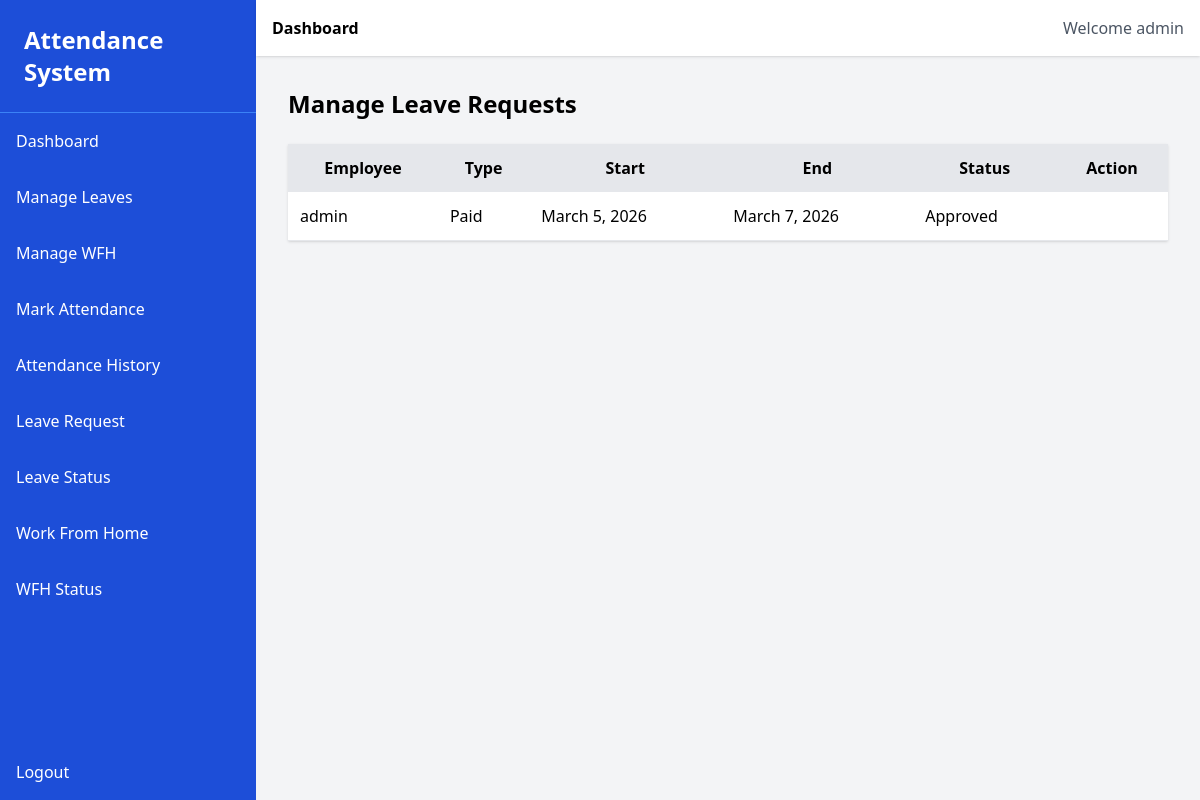
/leave/manage/ (signed in), run on an earlier commit of the app's database.
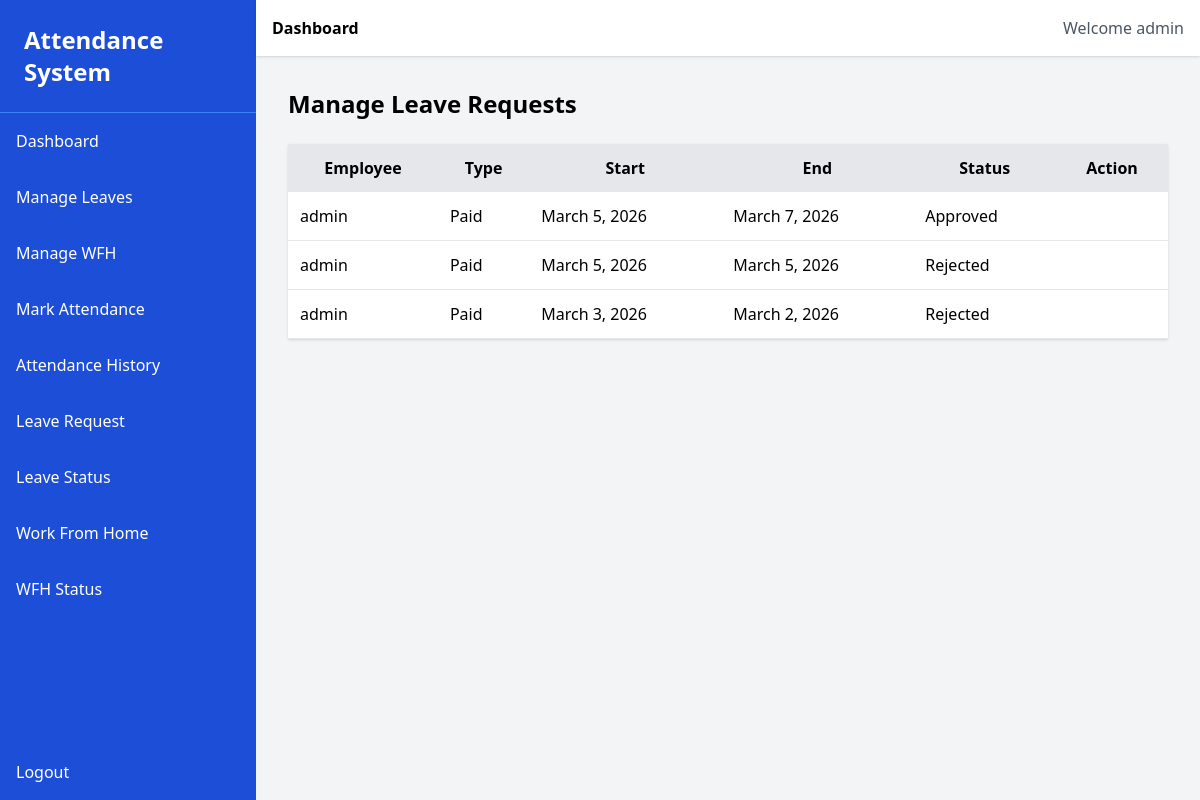
And on a later commit of the database.
### leave/models.py (models this page shows, shortened)
class LeaveRequest(models.Model):
    LEAVE_TYPE = (
        ('Paid', 'Paid Leave'),
        ('Sick', 'Sick Leave'),
        ('Casual', 'Casual Leave'),
    )
    STATUS = (
        ('Pending', 'Pending'),
        ('Approved', 'Approved'),
        ('Rejected', 'Rejected'),
    )
    user = models.ForeignKey(User, on_delete=models.CASCADE)
    leave_type = models.CharField(max_length=20, choices=LEAVE_TYPE)
    start_date = models.DateField()
    end_date = models.DateField()
    reason = models.TextField()
    status = models.CharField(max_length=20, choices=STATUS, default='Pending')

### leave/views.py (the view)
# urls.py: path('manage/', views.manage_leaves, name='manage_leaves'),
@staff_member_required
def manage_leaves(request):
    leaves = LeaveRequest.objects.all().order_by('-start_date')
    return render(request,'manage_leaves.html',{'leaves':leaves})

### templates/manage_leaves.html (shortened to what this page needs)
{% extends 'base.html' %}
{% block content %}
<h2 class="text-2xl font-bold mb-6">Manage Leave Requests</h2>
<table class="w-full bg-white shadow">
<thead class="bg-gray-200">
<tr>
<th class="p-3">Employee</th>
<th class="p-3">Type</th>
<th class="p-3">Start</th>
<th class="p-3">End</th>
<th class="p-3">Status</th>
<th class="p-3">Action</th>
</tr>
</thead>
<tbody>
{% for leave in leaves %}
<tr class="border-b">
<td class="p-3">{{ leave.user.username }}</td>
<td class="p-3">{{ leave.leave_type }}</td>
<td class="p-3">{{ leave.start_date }}</td>
<td class="p-3">{{ leave.end_date }}</td>
<td class="p-3">{{ leave.status }}</td>
<td class="p-3">
</td>
</tr>
{% endfor %}
</tbody>
</table>
{% endblock %}

### templates/base.html (shortened to what this page needs)
<!DOCTYPE html>
<html>
<head>
<script src="https://cdn.tailwindcss.com"></script>
</head>
<body class="bg-gray-100">
<div class="flex h-screen">
<div class="w-64 bg-blue-700 text-white flex flex-col">
<h2 class="text-2xl font-bold p-6 border-b border-blue-500">
Attendance System
</h2>
<a href="/dashboard/" class="p-4 hover:bg-blue-600">
Dashboard
</a>
{% if request.user.is_superuser %}
<a href="/leave/manage/" class="p-4 hover:bg-blue-600">
Manage Leaves
</a>
<a href="/wfh/manage/" class="p-4 hover:bg-blue-600">
Manage WFH
</a>
{% endif %}
<a href="/attendance/mark/" class="p-4 hover:bg-blue-600">
Mark Attendance
</a>
<a href="/attendance/history/" class="p-4 hover:bg-blue-600">
Attendance History
</a>
<a href="/leave/request/" class="p-4 hover:bg-blue-600">
Leave Request
</a>
<a href="/leave/status/" class="p-4 hover:bg-blue-600">
Leave Status
</a>
<a href="/wfh/request/" class="p-4 hover:bg-blue-600">
Work From Home
</a>
<a href="/wfh/status/" class="p-4 hover:bg-blue-600">
WFH Status
</a>
<a href="/logout/" class="p-4 hover:bg-red-500 mt-auto">
Logout
</a>
</div>
<div class="flex-1">
<div class="bg-white shadow p-4 flex justify-between">
<h2 class="font-semibold">Dashboard</h2>
<div>
<span class="text-gray-600">
Welcome {{ request.user.username }}
</span>
</div>
</div>
<div class="p-8">
{% block content %}
{% endblock %}
</div>
</div>
</div>
</body>
</html>

What changed in the data, as far as the page shows it:
added LeaveRequest: user.username "admin", leave_type "Paid", start_date "March 5, 2026", end_date "March 5, 2026", status "Rejected"
added LeaveRequest: user.username "admin", leave_type "Paid", start_date "March 3, 2026", end_date "March 2, 2026", status "Rejected"
